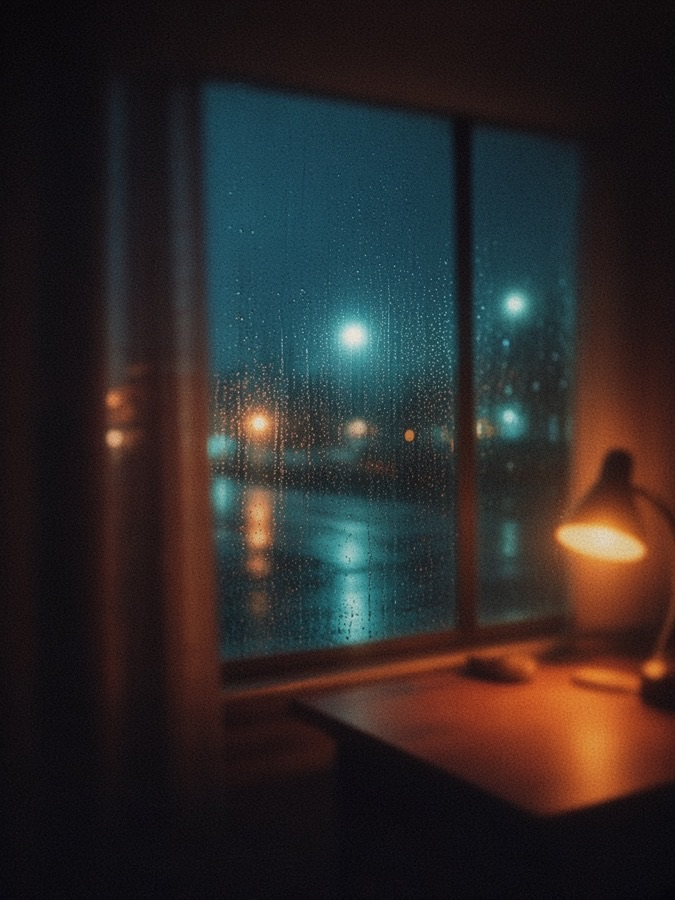
#> input picture examples/sample.jpg, 675 x 900 px
$ python textrnr_filter.py ../examples/sample.jpg
#> lines starting #> are read from the running program, lines starting #| are printed output that depends on the picture
#!/usr/bin/env python3
"""
textrnr-style lo-fi night filter
--------------------------------
Calibrated to the original night posts: heavy soft focus, amber bloom,
cool crushed shadows, fine grain.

Usage:
  python textrnr_filter.py input.jpg
  python textrnr_filter.py input.jpg -o out.png
  python textrnr_filter.py input.jpg --strength 1.05 --blur 22 --grain 24
"""

from __future__ import annotations

import argparse
from pathlib import Path

import numpy as np
from PIL import Image, ImageEnhance, ImageFilter, ImageOps


def soft_blur(img: Image.Image, radius: float) -> Image.Image:
    a = img.filter(ImageFilter.GaussianBlur(radius=radius * 0.45))
    a = a.filter(ImageFilter.GaussianBlur(radius=radius * 0.7))
    return a.filter(ImageFilter.GaussianBlur(radius=radius * 0.95))


def dream_soft_focus(img: Image.Image, radius: float, mix: float = 0.84) -> Image.Image:
    """Orton-ish soft focus: mostly blur + screen light bleed."""
    blurred = soft_blur(img, radius)
    base = np.asarray(img.convert("RGB")).astype(np.float32) / 255.0
    soft = np.asarray(blurred.convert("RGB")).astype(np.float32) / 255.0
    m = float(np.clip(mix, 0, 1))
    lerped = base * (1 - m) + soft * m
    screened = 1.0 - (1.0 - lerped) * (1.0 - soft * 0.35)
    return Image.fromarray(np.clip(screened * 255, 0, 255).astype(np.uint8))


def bloom(img: Image.Image, strength: float = 0.88, threshold: int = 118) -> Image.Image:
    """Amber-tinted halation on bright areas."""
    rgb = img.convert("RGB")
    arr = np.asarray(rgb).astype(np.float32)
    lum = 0.2126 * arr[..., 0] + 0.7152 * arr[..., 1] + 0.0722 * arr[..., 2]
    mask = np.clip((lum - threshold) / (255 - threshold + 1e-6), 0, 1)[..., None]
    bright = arr * mask
    bright[..., 0] *= 1.2
    bright[..., 1] *= 0.82
    bright[..., 2] *= 0.48
    bright_img = Image.fromarray(np.clip(bright, 0, 255).astype(np.uint8))
    bright_img = bright_img.filter(ImageFilter.GaussianBlur(radius=28))
    bright_img = bright_img.filter(ImageFilter.GaussianBlur(radius=18))
    bloom_arr = np.asarray(bright_img).astype(np.float32)
    out = arr + bloom_arr * strength
    return Image.fromarray(np.clip(out, 0, 255).astype(np.uint8))


def colored_grain(
    img: Image.Image,
    amount: float = 24.0,
    chroma: float = 0.45,
    seed: int = 7,
) -> Image.Image:
    rng = np.random.default_rng(seed)
    arr = np.asarray(img.convert("RGB")).astype(np.float32)
    h, w, _ = arr.shape
    mono = rng.normal(0, amount, size=(h, w, 1)).astype(np.float32)
    chroma_noise = rng.normal(0, amount * chroma, size=(h, w, 3)).astype(np.float32)
    noise = mono + chroma_noise
    lum = 0.2126 * arr[..., 0] + 0.7152 * arr[..., 1] + 0.0722 * arr[..., 2]
    mid = 1.0 - np.abs(lum - 128.0) / 128.0
    mid = (0.5 + 0.75 * mid)[..., None]
    out = arr + noise * mid
    return Image.fromarray(np.clip(out, 0, 255).astype(np.uint8))


def warm_cool_grade(img: Image.Image, warmth: float = 0.28) -> Image.Image:
    arr = np.asarray(img.convert("RGB")).astype(np.float32) / 255.0
    lum = 0.2126 * arr[..., 0] + 0.7152 * arr[..., 1] + 0.0722 * arr[..., 2]
    shadows = np.clip(1.0 - lum * 1.45, 0, 1)[..., None]
    highlights = np.clip((lum - 0.28) / 0.72, 0, 1)[..., None]

    warm = np.array([1.0, 0.68, 0.32], dtype=np.float32)
    cool = np.array([0.28, 0.48, 0.92], dtype=np.float32)

    graded = arr.copy()
    graded = graded * (1 - warmth * highlights) + warm * (warmth * highlights) * np.maximum(arr, 0.12)
    graded = graded * (1 - warmth * 1.05 * shadows) + cool * (warmth * 1.05 * shadows) * np.maximum(arr, 0.06)
    graded = np.clip((graded - 0.055) / 0.92, 0, 1)
    return Image.fromarray((graded * 255).astype(np.uint8))


def vignette(img: Image.Image, strength: float = 0.64) -> Image.Image:
    w, h = img.size
    y, x = np.ogrid[:h, :w]
    cx, cy = (w - 1) / 2, (h - 1) / 2
    rx, ry = w * 0.68, h * 0.68
    r = np.sqrt(((x - cx) / rx) ** 2 + ((y - cy) / ry) ** 2)
    mask = np.clip(1.0 - strength * np.clip(r - 0.12, 0, None) ** 1.4, 0.1, 1.0)
    arr = np.asarray(img.convert("RGB")).astype(np.float32)
    out = arr * mask[..., None]
    return Image.fromarray(np.clip(out, 0, 255).astype(np.uint8))


def slight_ca(img: Image.Image, shift: int = 2) -> Image.Image:
    r, g, b = img.convert("RGB").split()
    w, h = img.size
    r = ImageOps.expand(r, border=(shift, 0, 0, 0), fill=0).crop((0, 0, w, h))
    b = ImageOps.expand(b, border=(0, 0, shift, 0), fill=0).crop((shift, 0, w + shift, h))
    return Image.merge("RGB", (r, g, b))


def apply_textrnr_filter(
    img: Image.Image,
    *,
    strength: float = 1.05,
    blur: float = 22.0,
    grain: float = 24.0,
    bloom_strength: float = 0.88,
    warmth: float = 0.28,
    vignette_strength: float = 0.64,
    seed: int = 7,
) -> Image.Image:
    s = max(0.1, strength)
    work = img.convert("RGB")

    work = dream_soft_focus(work, blur * s, mix=0.84)
    work = bloom(work, strength=bloom_strength * s)
    work = work.filter(ImageFilter.GaussianBlur(radius=3.4 * s))
    work = warm_cool_grade(work, warmth=warmth * s)
    work = ImageEnhance.Contrast(work).enhance(1.14 + 0.1 * s)
    work = ImageEnhance.Color(work).enhance(1.22 + 0.12 * s)
    work = ImageEnhance.Brightness(work).enhance(0.93)
    work = slight_ca(work, shift=max(1, int(round(2.5 * s))))
    work = vignette(work, strength=vignette_strength * min(s, 1.35))
    work = colored_grain(work, amount=grain * s, chroma=0.45, seed=seed)
    return work


def main() -> None:
    p = argparse.ArgumentParser(description="Apply textrnr-style lo-fi night filter")
    p.add_argument("input", type=Path)
    p.add_argument("-o", "--output", type=Path, default=None)
    p.add_argument("--strength", type=float, default=1.05)
    p.add_argument("--blur", type=float, default=22.0)
    p.add_argument("--grain", type=float, default=24.0)
    p.add_argument("--seed", type=int, default=7)
    args = p.parse_args()

    img = Image.open(args.input)
#> img is the input picture: PIL image 675x900 RGB; mean R, G, B 45.2, 40.6, 40.1
    out = apply_textrnr_filter(
        img,
        strength=args.strength,
        blur=args.blur,
        grain=args.grain,
        seed=args.seed,
    )
#> in bloom, `bright[..., 0] *= 1.2`: bright: shape (900, 675, 3) float32; mean R, G, B 0.3, 0.3, 0.2
#> in bloom, `bright[..., 1] *= 0.82`: bright: shape (900, 675, 3) float32; mean R, G, B 0.3, 0.2, 0.2
#> in bloom, `bright[..., 2] *= 0.48`:
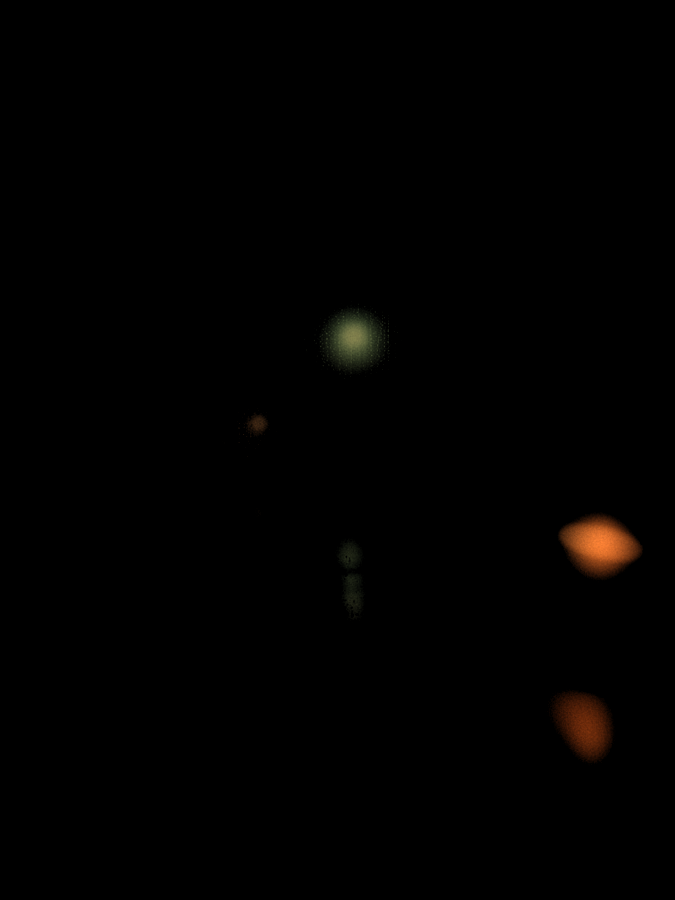
#> bright: shape (900, 675, 3) float32; mean R, G, B 0.3, 0.2, 0.1; drawn with min black and max white
#> in warm_cool_grade, `shadows = np.clip(1.0 - lum * 1.45, 0, 1)[..., None]`:
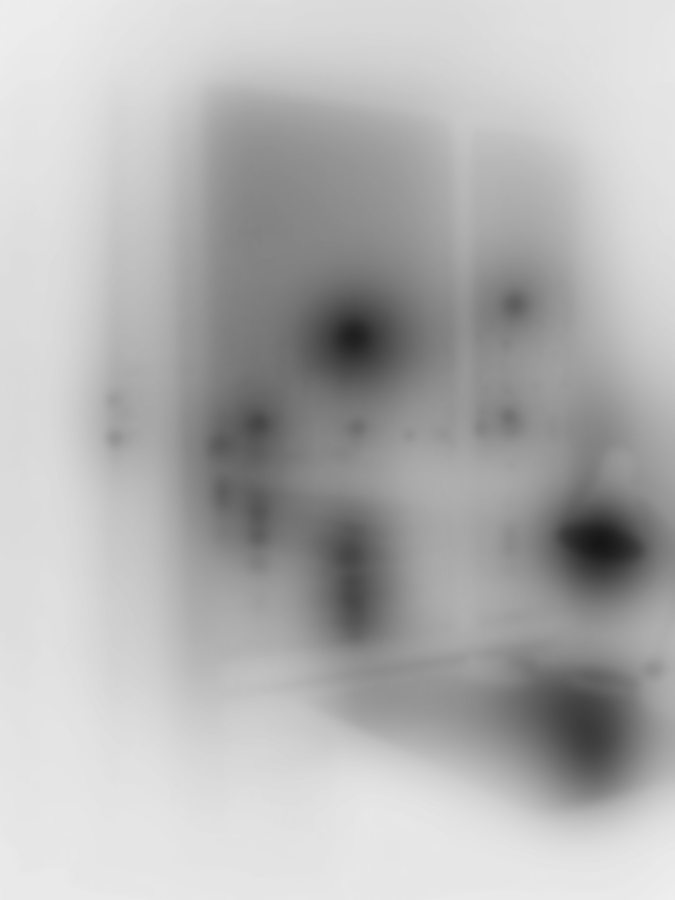
#> shadows: shape (900, 675, 1) float32; min 0.0893, max 0.933, mean 0.703
#> in apply_textrnr_filter, `work = ImageEnhance.Color(work).enhance(1.22 + 0.12 * s)`:
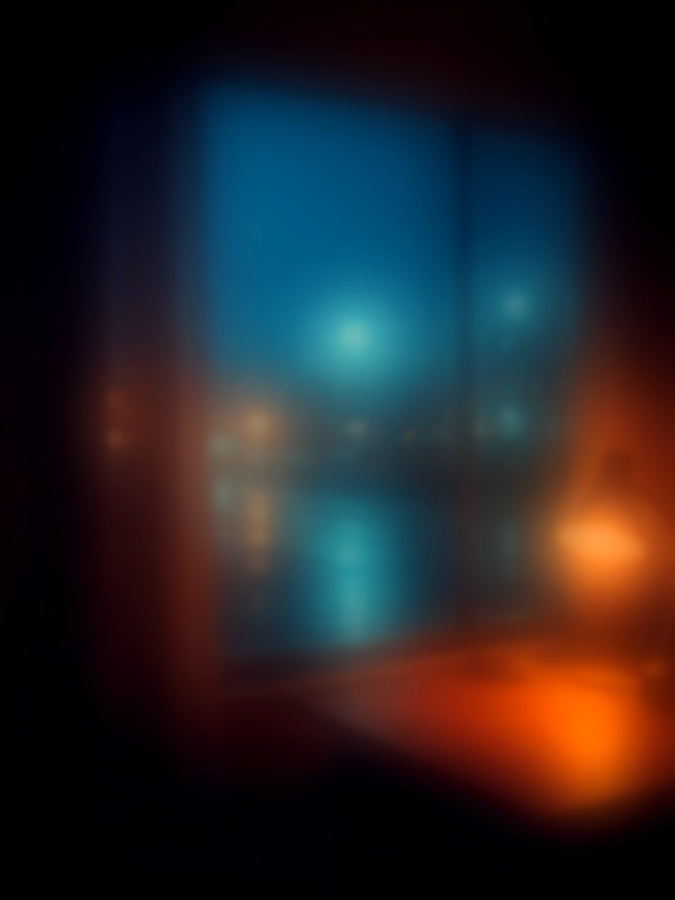
#> work: PIL image 675x900 RGB; mean R, G, B 38.4, 34.9, 37.9
#> in slight_ca, `r, g, b = img.convert("RGB").split()`:
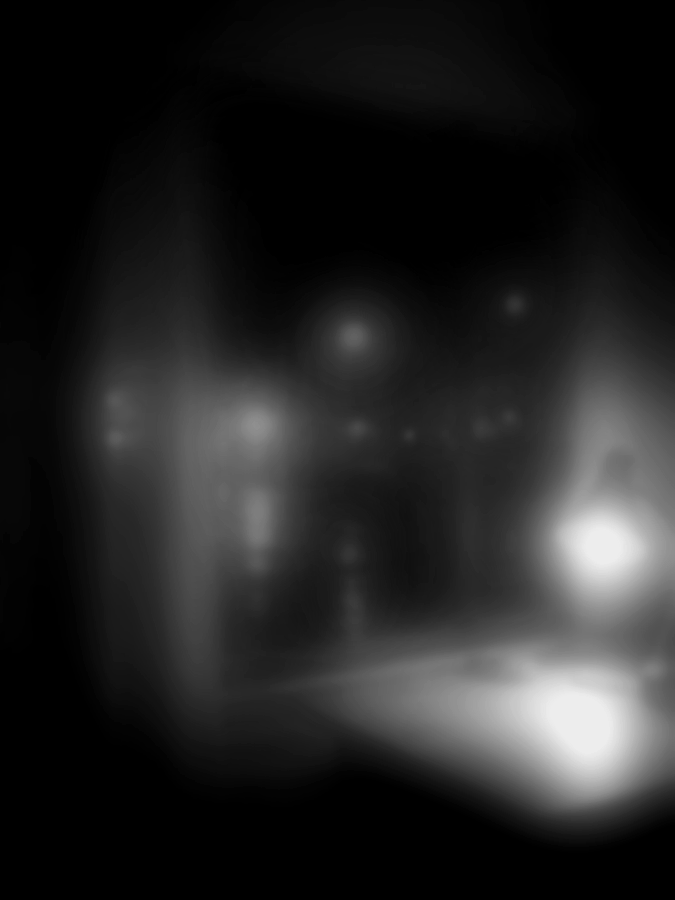
#> r: PIL image 675x900 L; min 0, max 237, mean 35.4
#> in colored_grain, `lum = 0.2126 * arr[..., 0] + 0.7152 * arr[..., 1] + 0.0722 * arr[..., 2]`:
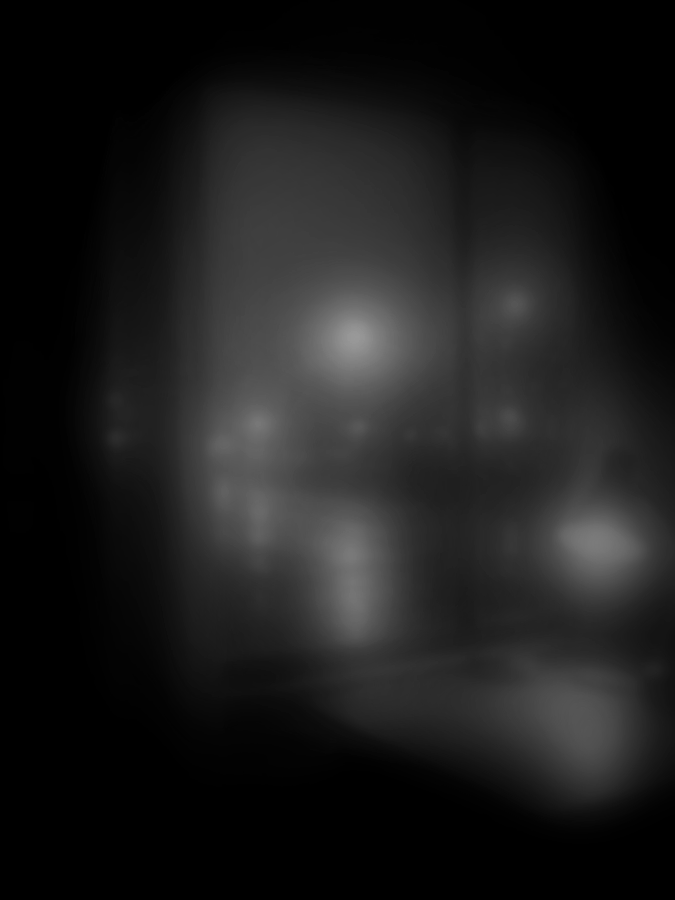
#> lum: shape (900, 675) float32; min 0, max 153.1, mean 28.1
#> in colored_grain, `mid = 1.0 - np.abs(lum - 128.0) / 128.0`:
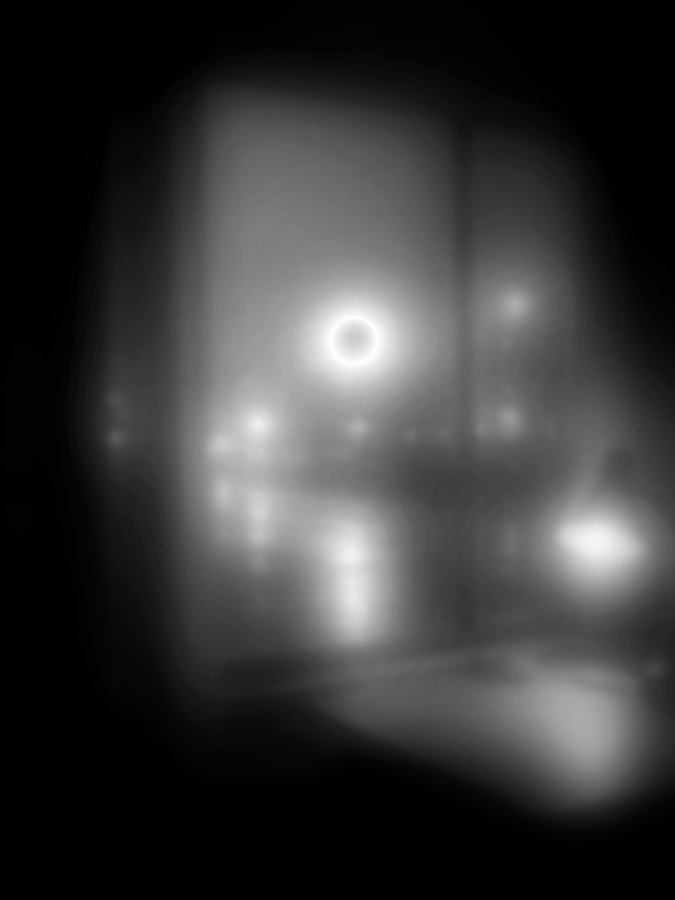
#> mid: shape (900, 675) float32; min 0, max 1, mean 0.219
#> in colored_grain, `out = arr + noise * mid`:
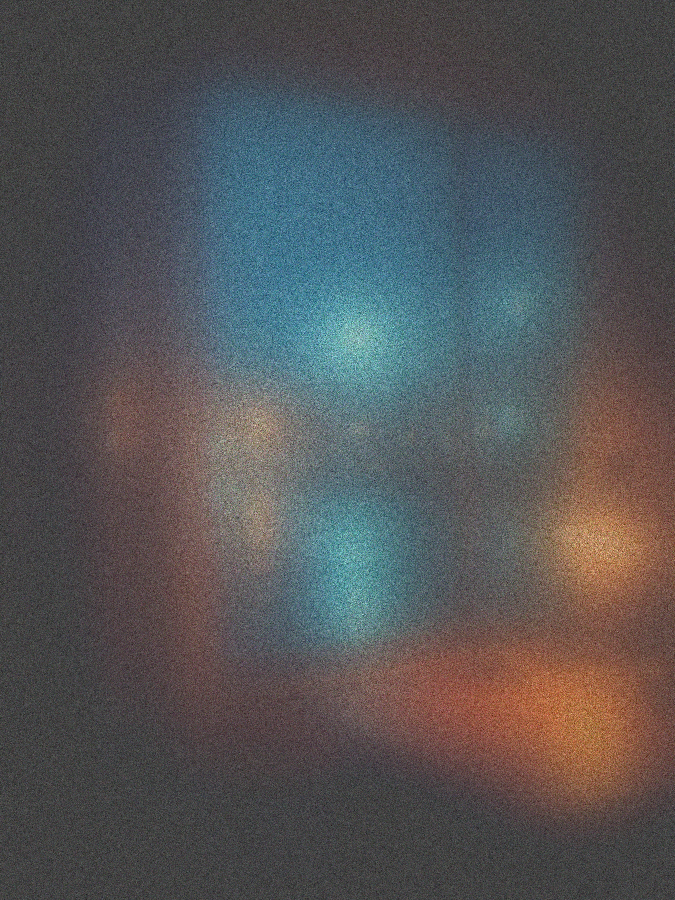
#> out: shape (900, 675, 3) float32; mean R, G, B 28.1, 27.9, 30.4; drawn with min black and max white
    dest = args.output or args.input.with_name(args.input.stem + "-textrnr.png")
    out.save(dest)
    print(f"wrote {dest}")


if __name__ == "__main__":
    main()

$ run again, on examples/carousel/f-10.jpg
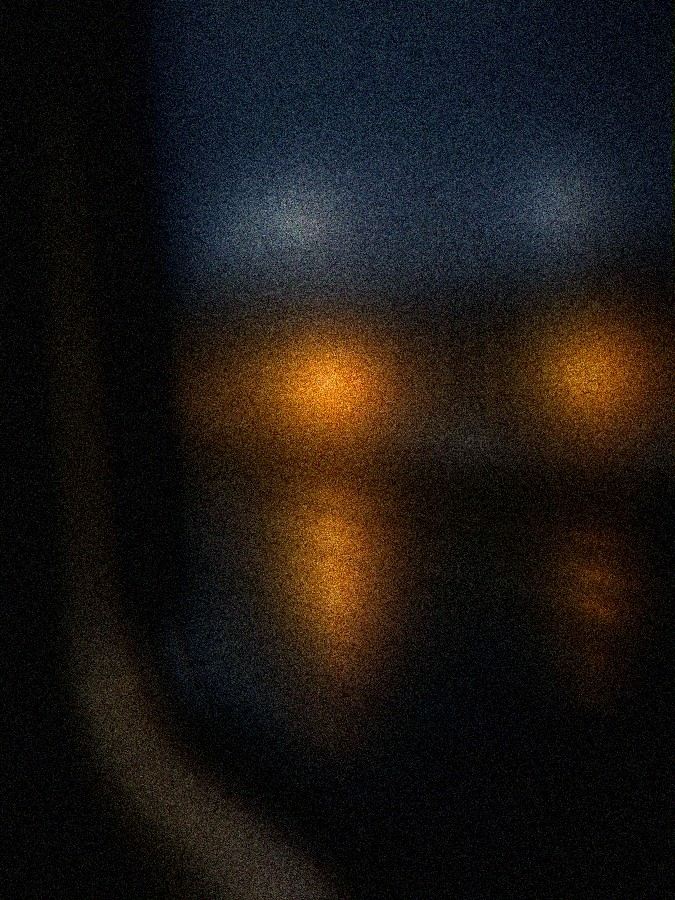
#> input picture examples/carousel/f-10.jpg, 675 x 900 px
#> in main, img is the input picture: PIL image 675x900 RGB; mean R, G, B 28.4, 23.9, 21.2
#> in bloom, `bright[..., 0] *= 1.2`:
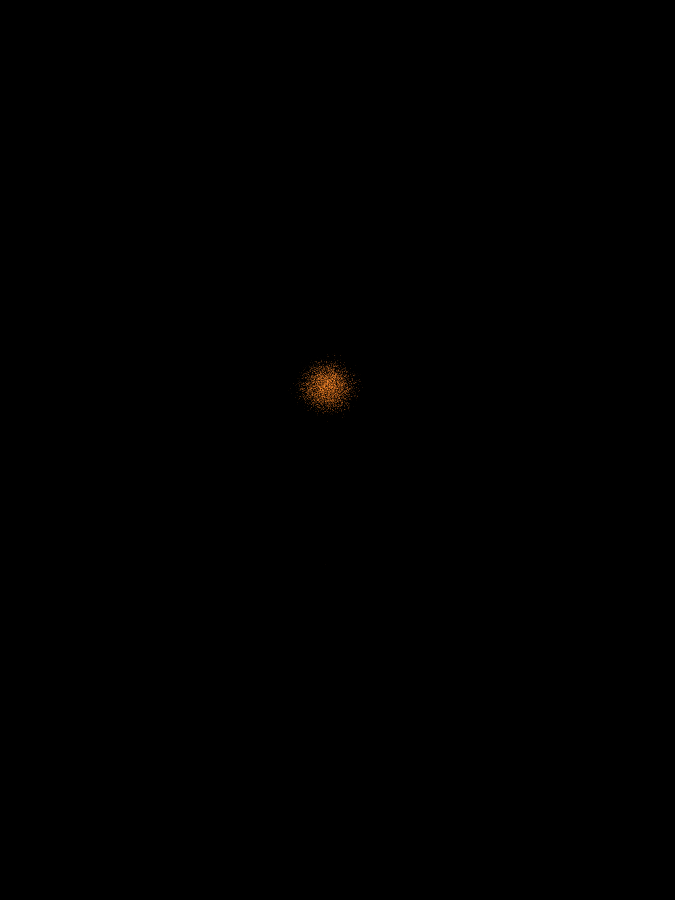
#> bright: shape (900, 675, 3) float32; mean R, G, B 0, 0, 0; drawn with min black and max white
#> in colored_grain, `out = arr + noise * mid`:
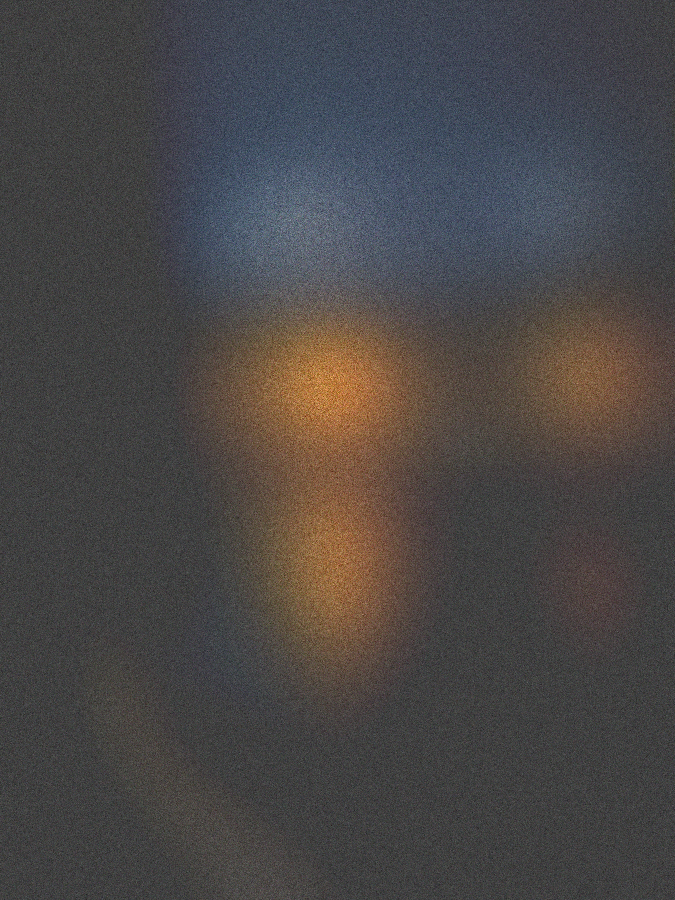
#> out: shape (900, 675, 3) float32; mean R, G, B 18.7, 12.8, 12.4; drawn with min black and max white
